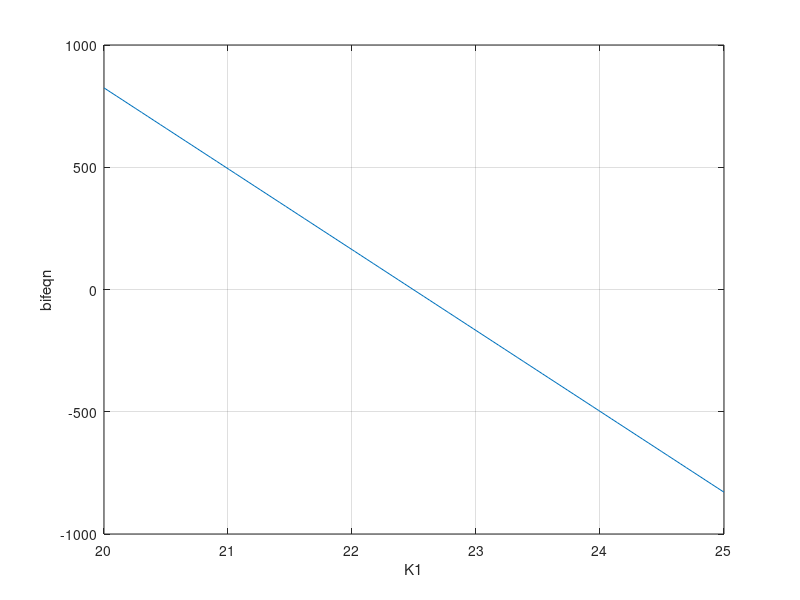

MATLAB code to generate this figure: (Note: this script raises an error after producing the figure.)
# "crane-hopfbd.m" ※旧"invp-hopfbd.m"
global A bb K3 K4;
K3=3; K4=5; #台車制御のゲイン(固定)
M=2/3; m=1/3; l=1; g=-9.8;
A=[0,1,0,0; 0,0,-m/M*g,0; 0,0,0,1; 0,0,(M+m)/(M*l)*g,0];
bb=[0;1/M;0;-1/(M*l)];
### 閉ループ系の行列 ###
function m=H(K1,K2)
 global A bb K3 K4;
 KK=[K1,K2,K3,K4];
 m=A-bb*KK; #
endfunction
### 分岐方程式 ###
function y=bifeqn(K1,K2)
 m=H(K1,K2); #閉ループ系
 aa=poly(m)(2:rows(m)+1);
 y=aa(3)^2-aa(1)*aa(2)*aa(3)+aa(1)^2*aa(4);
endfunction
### Hopf分岐点の概算 ###
K2=7; KK1=linspace(20,25,100); #invp-hopf.mを参考に
yy=[];
for i=1:100
 yy=[yy,bifeqn(KK1(i),K2)];
endfor
plot(KK1,yy); xlabel("K1"); ylabel("bifeqn");
grid on; sleep(3); #グラフを見ると22.5付近でy=0
### 初期解 ###
format long;
K1=fsolve(@(K1) bifeqn(K1,K2),22.5) #概算より
          #1変数関数 bifeqn(K1) にする文法
BF1=[K1]; BF2=[K2];
### 接続1 ###
dK=0.1;
while (K2<=30)
 K2=K2+dK; K1=fsolve(@(K1) bifeqn(K1,K2),K1);
 BF1=[BF1,K1]; BF2=[BF2,K2];
endwhile
### 接続2 ###
K1=BF1(1); K2=BF2(1);
BF1=fliplr(BF1); BF2=fliplr(BF2); #接続1とグラフを継げたいので，逆順に
while (K1<=30)
 K1=K1+dK; K2=fsolve(@(K2) bifeqn(K1,K2),K2);
 BF1=[BF1,K1]; BF2=[BF2,K2];
endwhile
plot(BF1,BF2,"k-",'linewidth',5);
axis([5,30,5,30]);
xlabel("K1"); ylabel("K2");
### 固有値の確認 ###
hold on; format short;
p0=[BF1(170),BF2(170)]; #分岐点の1つ
ps=p0+[2,2]; pu=p0-[2,2];
plot(ps(1),ps(2),"k*",'markersize',10);
plot(p0(1),p0(2),"ko",'markersize',10);
plot(pu(1),pu(2),"k+",'markersize',10);
printf("(*)"); Stable_eigenvalue=eig(H(ps(1),ps(2)))
printf("(o)"); Imaginary_eigenvalue=eig(H(p0(1),p0(2)))
printf("(+)"); Unstable_eigenvalue=eig(H(pu(1),pu(2)))
#print -deps -F:24 invp-hopfbd.eps